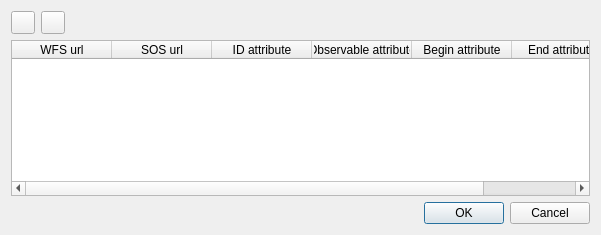
<?xml version="1.0" encoding="UTF-8"?>
<ui version="4.0">
 <class>QgsWFSSensorLayerDialogBase</class>
 <widget class="QDialog" name="QgsWFSSensorLayerDialogBase">
  <property name="geometry">
   <rect>
    <x>0</x>
    <y>0</y>
    <width>601</width>
    <height>235</height>
   </rect>
  </property>
  <property name="windowTitle">
   <string>WFS sensor layers</string>
  </property>
  <layout class="QGridLayout" name="gridLayout">
   <item row="0" column="0">
    <widget class="QToolButton" name="mAddRowButton">
     <property name="text">
      <string/>
     </property>
     <property name="icon">
      <iconset resource="../../../images/images.qrc">
       <normaloff>:/images/themes/default/mActionAdd.svg</normaloff>:/images/themes/default/mActionAdd.svg</iconset>
     </property>
    </widget>
   </item>
   <item row="0" column="1">
    <widget class="QToolButton" name="mRemoveRowButton">
     <property name="text">
      <string/>
     </property>
     <property name="icon">
      <iconset resource="../../../images/images.qrc">
       <normaloff>:/images/themes/default/mActionRemove.svg</normaloff>:/images/themes/default/mActionRemove.svg</iconset>
     </property>
    </widget>
   </item>
   <item row="0" column="2">
    <spacer name="horizontalSpacer">
     <property name="orientation">
      <enum>Qt::Horizontal</enum>
     </property>
     <property name="sizeHint" stdset="0">
      <size>
       <width>370</width>
       <height>20</height>
      </size>
     </property>
    </spacer>
   </item>
   <item row="1" column="0" colspan="3">
    <widget class="QTableWidget" name="mTableWidget">
     <column>
      <property name="text">
       <string>WFS url</string>
      </property>
     </column>
     <column>
      <property name="text">
       <string>SOS url</string>
      </property>
     </column>
     <column>
      <property name="text">
       <string>ID attribute</string>
      </property>
     </column>
     <column>
      <property name="text">
       <string>Observable attribute</string>
      </property>
     </column>
     <column>
      <property name="text">
       <string>Begin attribute</string>
      </property>
     </column>
     <column>
      <property name="text">
       <string>End attribute</string>
      </property>
     </column>
    </widget>
   </item>
   <item row="2" column="2">
    <widget class="QDialogButtonBox" name="mButtonBox">
     <property name="orientation">
      <enum>Qt::Horizontal</enum>
     </property>
     <property name="standardButtons">
      <set>QDialogButtonBox::Cancel|QDialogButtonBox::Ok</set>
     </property>
    </widget>
   </item>
  </layout>
 </widget>
 <resources>
  <include location="../../../images/images.qrc"/>
 </resources>
 <connections>
  <connection>
   <sender>mButtonBox</sender>
   <signal>accepted()</signal>
   <receiver>QgsWFSSensorLayerDialogBase</receiver>
   <slot>accept()</slot>
   <hints>
    <hint type="sourcelabel">
     <x>248</x>
     <y>254</y>
    </hint>
    <hint type="destinationlabel">
     <x>157</x>
     <y>274</y>
    </hint>
   </hints>
  </connection>
  <connection>
   <sender>mButtonBox</sender>
   <signal>rejected()</signal>
   <receiver>QgsWFSSensorLayerDialogBase</receiver>
   <slot>reject()</slot>
   <hints>
    <hint type="sourcelabel">
     <x>316</x>
     <y>260</y>
    </hint>
    <hint type="destinationlabel">
     <x>286</x>
     <y>274</y>
    </hint>
   </hints>
  </connection>
 </connections>
</ui>
